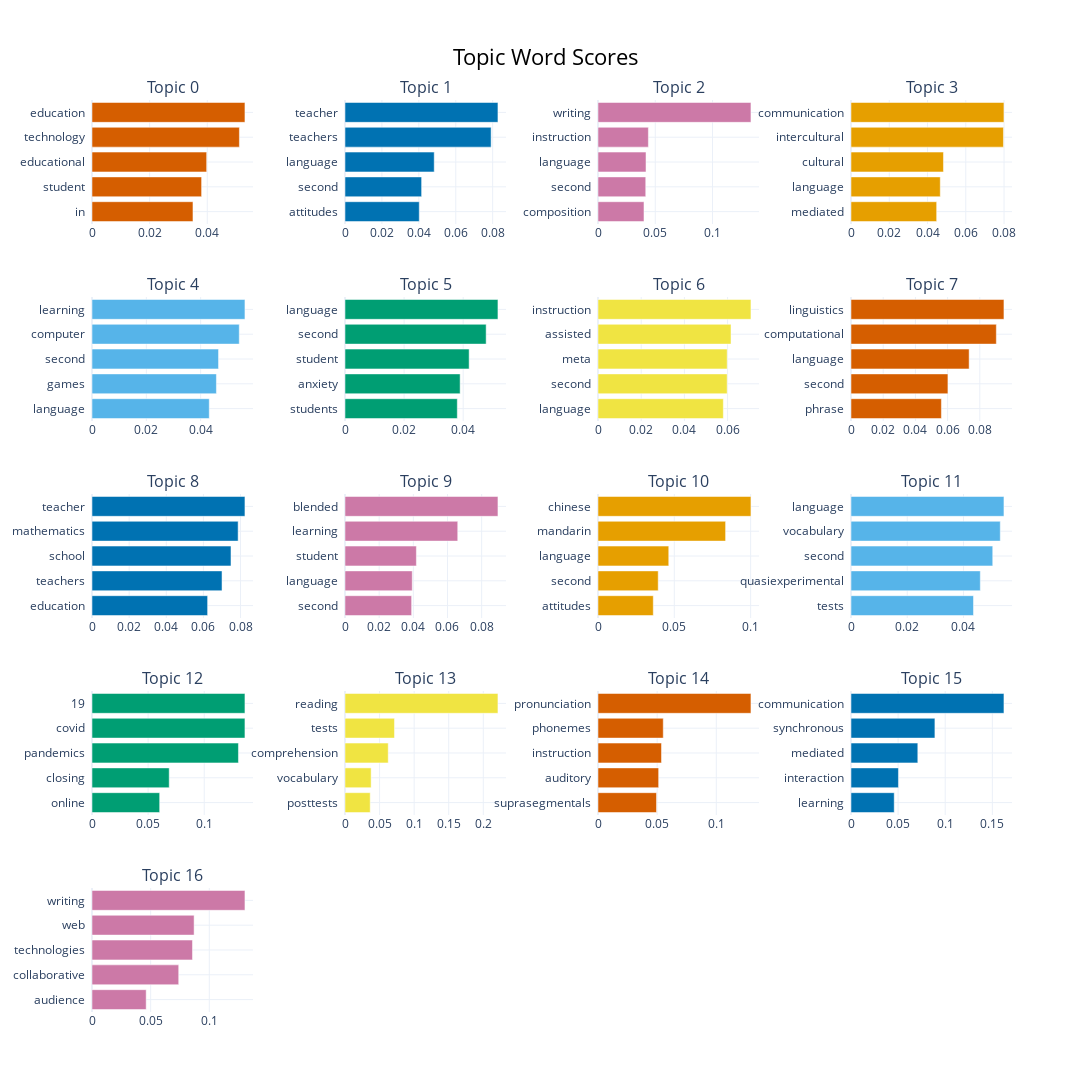

Notebook source saved alongside this figure:
### Code cell
topics_to_include = list(range(0, 17))
model.visualize_barchart(topics= topics_to_include, width=300)

### Figure 1 — Plotly figure (JSON) as saved in the notebook; plotly's stock layout.template omitted (floating-point values rounded to 4 significant figures)
{"data": [{"marker": {"color": "#D55E00"}, "orientation": "h", "type": "bar", "x": [0.03504, 0.03804, 0.0398, 0.05116, 0.05308], "xaxis": "x", "y": ["in  ", "student  ", "educational  ", "technology  ", "education  "], "yaxis": "y"}, {"marker": {"color": "#0072B2"}, "orientation": "h", "type": "bar", "x": [0.04023, 0.04151, 0.04833, 0.07916, 0.08286], "xaxis": "x2", "y": ["attitudes  ", "second  ", "language  ", "teachers  ", "teacher  "], "yaxis": "y2"}, {"marker": {"color": "#CC79A7"}, "orientation": "h", "type": "bar", "x": [0.04015, 0.04168, 0.04192, 0.04398, 0.1336], "xaxis": "x3", "y": ["composition  ", "second  ", "language  ", "instruction  ", "writing  "], "yaxis": "y3"}, {"marker": {"color": "#E69F00"}, "orientation": "h", "type": "bar", "x": [0.04478, 0.04666, 0.04833, 0.07968, 0.07994], "xaxis": "x4", "y": ["mediated  ", "language  ", "cultural  ", "intercultural  ", "communication  "], "yaxis": "y4"}, {"marker": {"color": "#56B4E9"}, "orientation": "h", "type": "bar", "x": [0.04317, 0.0458, 0.04658, 0.05422, 0.05631], "xaxis": "x5", "y": ["language  ", "games  ", "second  ", "computer  ", "learning  "], "yaxis": "y5"}, {"marker": {"color": "#009E73"}, "orientation": "h", "type": "bar", "x": [0.03801, 0.03897, 0.04202, 0.04777, 0.05177], "xaxis": "x6", "y": ["students  ", "anxiety  ", "student  ", "second  ", "language  "], "yaxis": "y6"}, {"marker": {"color": "#F0E442"}, "orientation": "h", "type": "bar", "x": [0.05804, 0.05981, 0.05982, 0.06159, 0.07082], "xaxis": "x7", "y": ["language  ", "second  ", "meta  ", "assisted  ", "instruction  "], "yaxis": "y7"}, {"marker": {"color": "#D55E00"}, "orientation": "h", "type": "bar", "x": [0.05614, 0.0602, 0.07336, 0.09026, 0.09499], "xaxis": "x8", "y": ["phrase  ", "second  ", "language  ", "computational  ", "linguistics  "], "yaxis": "y8"}, {"marker": {"color": "#0072B2"}, "orientation": "h", "type": "bar", "x": [0.06227, 0.07003, 0.07486, 0.07871, 0.08238], "xaxis": "x9", "y": ["education  ", "teachers  ", "school  ", "mathematics  ", "teacher  "], "yaxis": "y9"}, {"marker": {"color": "#CC79A7"}, "orientation": "h", "type": "bar", "x": [0.03901, 0.03938, 0.04178, 0.066, 0.08954], "xaxis": "x10", "y": ["second  ", "language  ", "student  ", "learning  ", "blended  "], "yaxis": "y10"}, {"marker": {"color": "#E69F00"}, "orientation": "h", "type": "bar", "x": [0.03622, 0.03945, 0.04636, 0.0836, 0.1002], "xaxis": "x11", "y": ["attitudes  ", "second  ", "language  ", "mandarin  ", "chinese  "], "yaxis": "y11"}, {"marker": {"color": "#56B4E9"}, "orientation": "h", "type": "bar", "x": [0.04356, 0.04599, 0.05041, 0.05309, 0.0544], "xaxis": "x12", "y": ["tests  ", "quasiexperimental  ", "second  ", "vocabulary  ", "language  "], "yaxis": "y12"}, {"marker": {"color": "#009E73"}, "orientation": "h", "type": "bar", "x": [0.0603, 0.06879, 0.1305, 0.1363, 0.1363], "xaxis": "x13", "y": ["online  ", "closing  ", "pandemics  ", "covid  ", "19  "], "yaxis": "y13"}, {"marker": {"color": "#F0E442"}, "orientation": "h", "type": "bar", "x": [0.03646, 0.03779, 0.06252, 0.07156, 0.2212], "xaxis": "x14", "y": ["posttests  ", "vocabulary  ", "comprehension  ", "tests  ", "reading  "], "yaxis": "y14"}, {"marker": {"color": "#D55E00"}, "orientation": "h", "type": "bar", "x": [0.04947, 0.05127, 0.05369, 0.05516, 0.1293], "xaxis": "x15", "y": ["suprasegmentals  ", "auditory  ", "instruction  ", "phonemes  ", "pronunciation  "], "yaxis": "y15"}, {"marker": {"color": "#0072B2"}, "orientation": "h", "type": "bar", "x": [0.04588, 0.05036, 0.07091, 0.08907, 0.1623], "xaxis": "x16", "y": ["learning  ", "interaction  ", "mediated  ", "synchronous  ", "communication  "], "yaxis": "y16"}, {"marker": {"color": "#CC79A7"}, "orientation": "h", "type": "bar", "x": [0.04618, 0.07392, 0.08564, 0.08703, 0.1304], "xaxis": "x17", "y": ["audience  ", "collaborative  ", "technologies  ", "web  ", "writing  "], "yaxis": "y17"}], "layout": {"annotations": [{"font": {"size": 16}, "showarrow": false, "text": "Topic 0", "x": 0.0875, "xanchor": "center", "xref": "paper", "y": 1.0, "yanchor": "bottom", "yref": "paper"}, {"font": {"size": 16}, "showarrow": false, "text": "Topic 1", "x": 0.3625, "xanchor": "center", "xref": "paper", "y": 1.0, "yanchor": "bottom", "yref": "paper"}, {"font": {"size": 16}, "showarrow": false, "text": "Topic 2", "x": 0.6375, "xanchor": "center", "xref": "paper", "y": 1.0, "yanchor": "bottom", "yref": "paper"}, {"font": {"size": 16}, "showarrow": false, "text": "Topic 3", "x": 0.9125, "xanchor": "center", "xref": "paper", "y": 1.0, "yanchor": "bottom", "yref": "paper"}, {"font": {"size": 16}, "showarrow": false, "text": "Topic 4", "x": 0.0875, "xanchor": "center", "xref": "paper", "y": 0.784, "yanchor": "bottom", "yref": "paper"}, {"font": {"size": 16}, "showarrow": false, "text": "Topic 5", "x": 0.3625, "xanchor": "center", "xref": "paper", "y": 0.784, "yanchor": "bottom", "yref": "paper"}, {"font": {"size": 16}, "showarrow": false, "text": "Topic 6", "x": 0.6375, "xanchor": "center", "xref": "paper", "y": 0.784, "yanchor": "bottom", "yref": "paper"}, {"font": {"size": 16}, "showarrow": false, "text": "Topic 7", "x": 0.9125, "xanchor": "center", "xref": "paper", "y": 0.784, "yanchor": "bottom", "yref": "paper"}, {"font": {"size": 16}, "showarrow": false, "text": "Topic 8", "x": 0.0875, "xanchor": "center", "xref": "paper", "y": 0.568, "yanchor": "bottom", "yref": "paper"}, {"font": {"size": 16}, "showarrow": false, "text": "Topic 9", "x": 0.3625, "xanchor": "center", "xref": "paper", "y": 0.568, "yanchor": "bottom", "yref": "paper"}, {"font": {"size": 16}, "showarrow": false, "text": "Topic 10", "x": 0.6375, "xanchor": "center", "xref": "paper", "y": 0.568, "yanchor": "bottom", "yref": "paper"}, {"font": {"size": 16}, "showarrow": false, "text": "Topic 11", "x": 0.9125, "xanchor": "center", "xref": "paper", "y": 0.568, "yanchor": "bottom", "yref": "paper"}, {"font": {"size": 16}, "showarrow": false, "text": "Topic 12", "x": 0.0875, "xanchor": "center", "xref": "paper", "y": 0.352, "yanchor": "bottom", "yref": "paper"}, {"font": {"size": 16}, "showarrow": false, "text": "Topic 13", "x": 0.3625, "xanchor": "center", "xref": "paper", "y": 0.352, "yanchor": "bottom", "yref": "paper"}, {"font": {"size": 16}, "showarrow": false, "text": "Topic 14", "x": 0.6375, "xanchor": "center", "xref": "paper", "y": 0.352, "yanchor": "bottom", "yref": "paper"}, {"font": {"size": 16}, "showarrow": false, "text": "Topic 15", "x": 0.9125, "xanchor": "center", "xref": "paper", "y": 0.352, "yanchor": "bottom", "yref": "paper"}, {"font": {"size": 16}, "showarrow": false, "text": "Topic 16", "x": 0.0875, "xanchor": "center", "xref": "paper", "y": 0.136, "yanchor": "bottom", "yref": "paper"}], "height": 1250, "hoverlabel": {"bgcolor": "white", "font": {"family": "Rockwell", "size": 16}}, "showlegend": false, "title": {"font": {"color": "Black", "size": 22}, "text": "Topic Word Scores", "x": 0.5, "xanchor": "center", "yanchor": "top"}, "width": 1200, "xaxis": {"anchor": "y", "domain": [0, 0.175], "showgrid": true}, "xaxis10": {"anchor": "y10", "domain": [0.275, 0.45], "showgrid": true}, "xaxis11": {"anchor": "y11", "domain": [0.55, 0.725], "showgrid": true}, "xaxis12": {"anchor": "y12", "domain": [0.825, 1], "showgrid": true}, "xaxis13": {"anchor": "y13", "domain": [0, 0.175], "showgrid": true}, "xaxis14": {"anchor": "y14", "domain": [0.275, 0.45], "showgrid": true}, "xaxis15": {"anchor": "y15", "domain": [0.55, 0.725], "showgrid": true}, "xaxis16": {"anchor": "y16", "domain": [0.825, 1], "showgrid": true}, "xaxis17": {"anchor": "y17", "domain": [0, 0.175], "showgrid": true}, "xaxis18": {"anchor": "y18", "domain": [0.275, 0.45], "showgrid": true}, "xaxis19": {"anchor": "y19", "domain": [0.55, 0.725], "showgrid": true}, "xaxis2": {"anchor": "y2", "domain": [0.275, 0.45], "showgrid": true}, "xaxis20": {"anchor": "y20", "domain": [0.825, 1], "showgrid": true}, "xaxis3": {"anchor": "y3", "domain": [0.55, 0.725], "showgrid": true}, "xaxis4": {"anchor": "y4", "domain": [0.825, 1], "showgrid": true}, "xaxis5": {"anchor": "y5", "domain": [0, 0.175], "showgrid": true}, "xaxis6": {"anchor": "y6", "domain": [0.275, 0.45], "showgrid": true}, "xaxis7": {"anchor": "y7", "domain": [0.55, 0.725], "showgrid": true}, "xaxis8": {"anchor": "y8", "domain": [0.825, 1], "showgrid": true}, "xaxis9": {"anchor": "y9", "domain": [0, 0.175], "showgrid": true}, "yaxis": {"anchor": "x", "domain": [0.864, 1.0], "showgrid": true}, "yaxis10": {"anchor": "x10", "domain": [0.432, 0.568], "showgrid": true}, "yaxis11": {"anchor": "x11", "domain": [0.432, 0.568], "showgrid": true}, "yaxis12": {"anchor": "x12", "domain": [0.432, 0.568], "showgrid": true}, "yaxis13": {"anchor": "x13", "domain": [0.216, 0.352], "showgrid": true}, "yaxis14": {"anchor": "x14", "domain": [0.216, 0.352], "showgrid": true}, "yaxis15": {"anchor": "x15", "domain": [0.216, 0.352], "showgrid": true}, "yaxis16": {"anchor": "x16", "domain": [0.216, 0.352], "showgrid": true}, "yaxis17": {"anchor": "x17", "domain": [0, 0.136], "showgrid": true}, "yaxis18": {"anchor": "x18", "domain": [0, 0.136], "showgrid": true}, "yaxis19": {"anchor": "x19", "domain": [0, 0.136], "showgrid": true}, "yaxis2": {"anchor": "x2", "domain": [0.864, 1.0], "showgrid": true}, "yaxis20": {"anchor": "x20", "domain": [0, 0.136], "showgrid": true}, "yaxis3": {"anchor": "x3", "domain": [0.864, 1.0], "showgrid": true}, "yaxis4": {"anchor": "x4", "domain": [0.864, 1.0], "showgrid": true}, "yaxis5": {"anchor": "x5", "domain": [0.648, 0.784], "showgrid": true}, "yaxis6": {"anchor": "x6", "domain": [0.648, 0.784], "showgrid": true}, "yaxis7": {"anchor": "x7", "domain": [0.648, 0.784], "showgrid": true}, "yaxis8": {"anchor": "x8", "domain": [0.648, 0.784], "showgrid": true}, "yaxis9": {"anchor": "x9", "domain": [0.432, 0.568], "showgrid": true}}}
